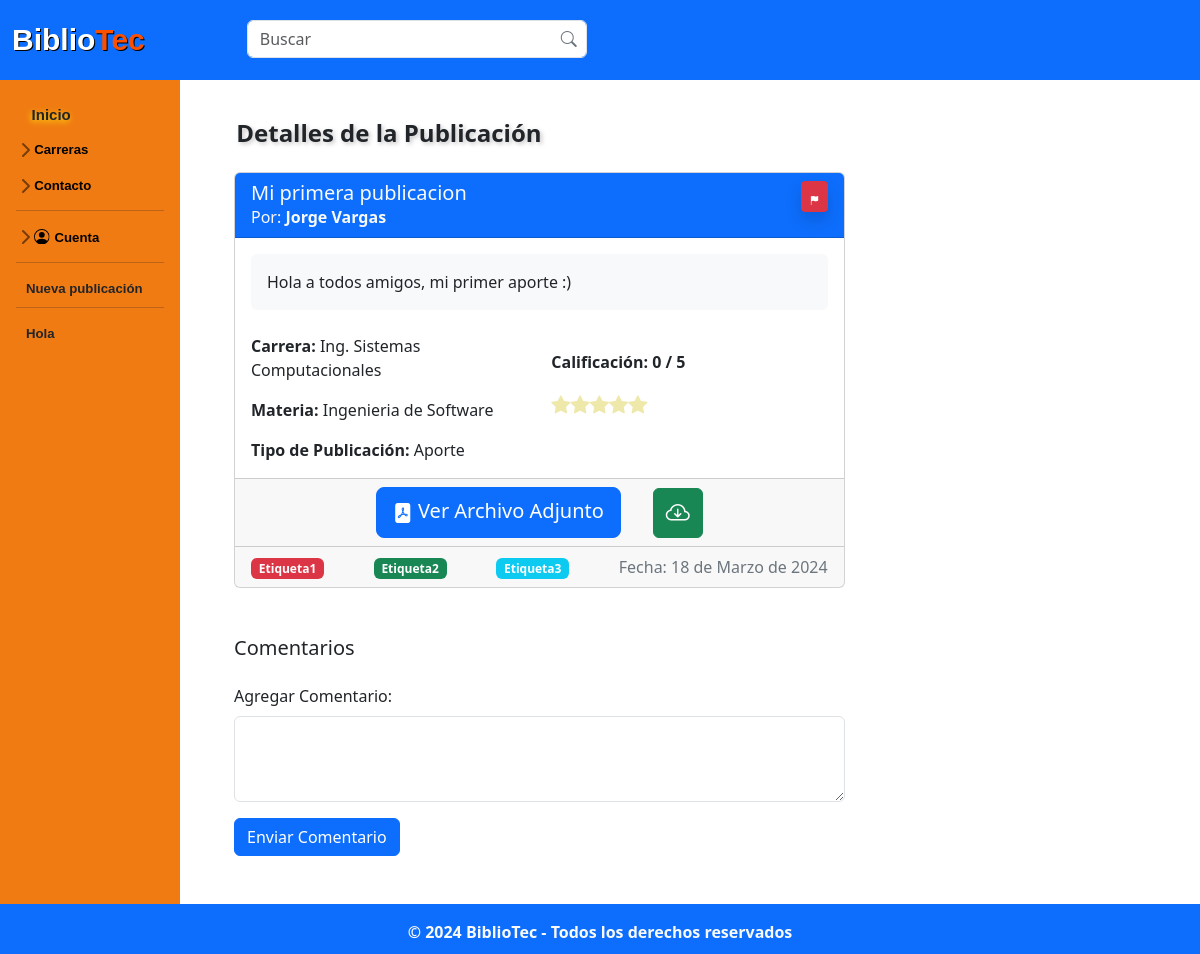
Page /publicacion/publicacion_detalle.php?id=1 (signed in) on the earlier database version.
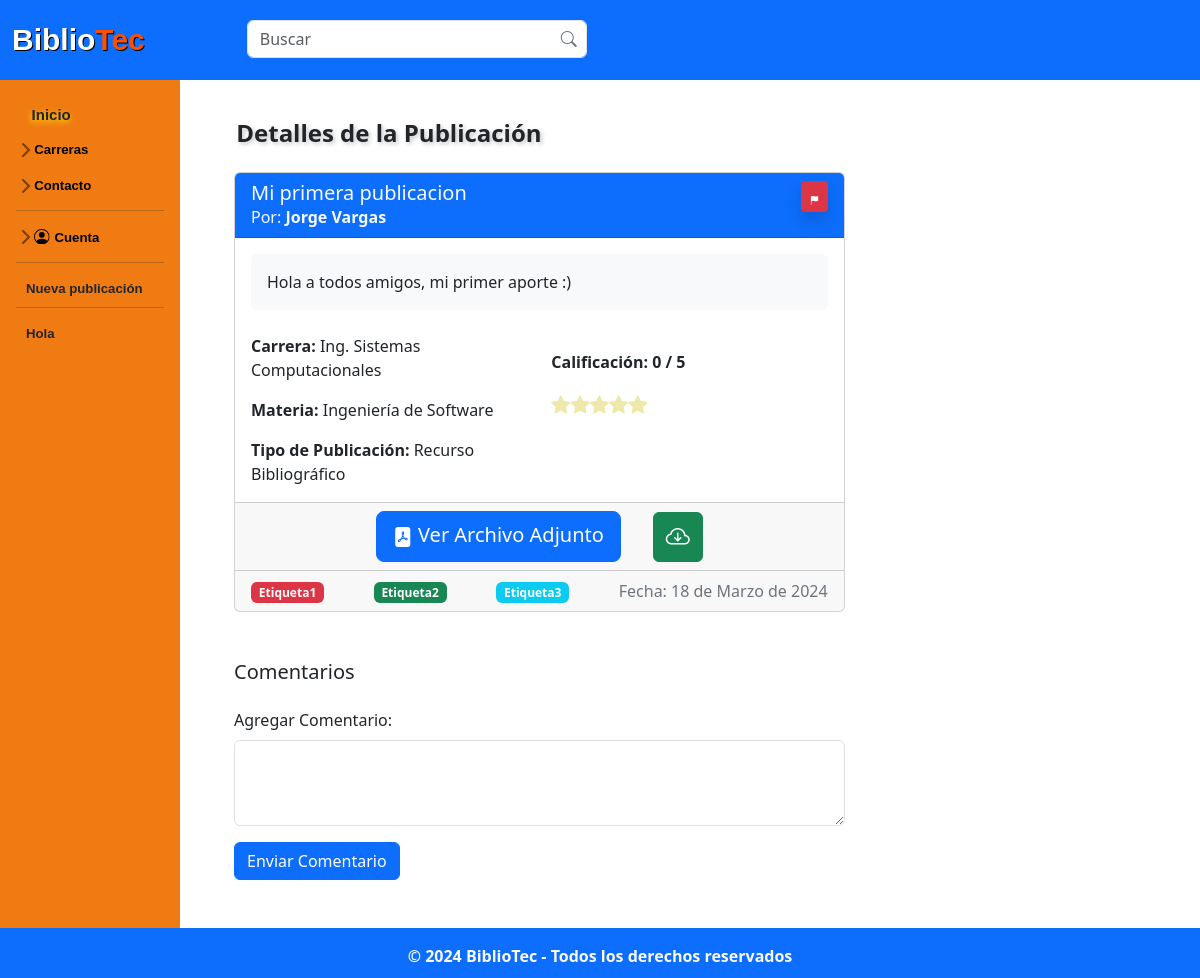
Same page on the later database version.
### tables this page shows
CREATE TABLE IF NOT EXISTS `publicacion` (
  `idPub` int NOT NULL AUTO_INCREMENT,
  `id_Usuario` int NOT NULL,
  `titulo_Pub` varchar(50) NOT NULL,
  `fecha_Pub` date NOT NULL,
  `descrip_Pub` text NOT NULL,
  `calif_Pub` decimal(10,0) NOT NULL,
  `carrera_Pub` varchar(45) NOT NULL,
  `materia_Pub` varchar(60) NOT NULL,
  `tipo_pub` varchar(45) NOT NULL,
  `archivo_Pub` varchar(100) NOT NULL,
  PRIMARY KEY (`idPub`),
  KEY `fk_Publicacion_Usuario1_idx` (`id_Usuario`)
);

CREATE TABLE IF NOT EXISTS `usuario` (
  `idUsuario` int NOT NULL AUTO_INCREMENT,
  `nom_Us` varchar(50) NOT NULL,
  `apell_Us` varchar(50) NOT NULL,
  `carrera_Us` varchar(70) NOT NULL,
  `semestre_Us` varchar(50) NOT NULL,
  `correo_Us` varchar(100) NOT NULL,
  `contra_Us` varchar(60) NOT NULL,
  PRIMARY KEY (`idUsuario`),
  KEY `carrera_Us` (`carrera_Us`)
);

### php/functions.php (called while the page is built, shortened)
<?php
class functions
{
    public static function convertirFecha($fecha) {
        $fecha_timestamp = strtotime($fecha);
        $hoy = strtotime('today');
        $ayer = strtotime('yesterday');
        if ($fecha_timestamp >= $hoy) {
            return 'Hoy';
        }
        elseif ($fecha_timestamp >= $ayer) {
            return 'Ayer';
        }
        else {
            $diferencia = floor((time() - $fecha_timestamp) / (60 * 60 * 24));
            if($diferencia <=7){
                return "Hace $diferencia días";
            }else{
                return self::fechaCompleta($fecha);
            }
        }
    }
    private static function fechaCompleta($fecha)
    {
        $fecha = new DateTime($fecha);
        $fecha = $fecha->format('d-m-Y');
        $dateArr = explode("-", $fecha);
        $dateArr[1] = self::mes($dateArr[1]);
        $fechaN = implode(" de ", $dateArr);
        return $fechaN;
    }
    private static function mes($month)
    {
        switch ($month) {
            case '03':
                return 'Marzo';
                break;
        }
    }
}

### publicacion/publicacion_detalle.php (the view, shortened to what the changed rows need)
<?php
include('../php/functions.php');
$link = include('../php/conexion.php');
if (isset($_GET['id'])) {
    $idPub = $_GET['id'];
    $query = "SELECT p.*, u.nom_Us, u.apell_Us FROM publicacion p
              JOIN usuario u ON p.id_Usuario = u.idUsuario
              WHERE p.idPub = $idPub";
    $result = mysqli_query($link, $query);
    if (mysqli_num_rows($result) == 1) {
        $publicacion = mysqli_fetch_assoc($result);
    } else {
        header("Location: ../home.php");
        exit();
    }
} else {
    header("Location: ../home.php");
    exit();
}
?>
<!DOCTYPE html>
<html lang="es">
<head>
    <link rel="stylesheet" href="../css/normalizar.css">
    <link rel="stylesheet" href="../css/estilos.css">
    <link rel="stylesheet" href="../css/hover-min.css">
    <link rel="stylesheet" href="../css/animate.css">
    <link rel="stylesheet" href="../css/sidebars.css">
    <link rel="stylesheet" href="style.css">
    <link rel="stylesheet" href="https://cdnjs.cloudflare.com/ajax/libs/animate.css/4.1.1/animate.min.css" />
    <link href="https://cdn.jsdelivr.net/npm/bootstrap@5.3.3/dist/css/bootstrap.min.css" rel="stylesheet">
    <link rel="stylesheet" href="https://cdn.jsdelivr.net/npm/bootstrap-icons@1.11.3/font/bootstrap-icons.min.css">
    <link rel="stylesheet" href="https://cdn.jsdelivr.net/npm/@docsearch/css@3">
</head>
<body>
    <div class="container-fluid">
        <div class="row">
            <main role="main" class="col-md-9 ml-sm-auto col-lg-10 px-4" style="font-weight:normal; margin-left: 1.5%">
                <h3 style=" margin-left: 1.5% ; margin-top: 35px;">
                    <div class="container mt-4 mb-5">
                        <div class="row">
                            <div class="col-md-8">
                                <div class="card card-details">
                                    <div class="card-header bg-primary text-light d-flex justify-content-between">
                                        <div>
                                            <h5 class="card-title mb-0"><?php echo $publicacion['titulo_Pub']; ?></h5>
                                            <p class="card-text mb-0">Por:<b> <?php echo $publicacion['nom_Us'] . " " . $publicacion['apell_Us']; ?></b></p>
                                        </div>
                                    </div>
                                    <div class="card-body">
                                        <div class="row mb-4">
                                            <div class="col">
                                                <div class="bg-light p-3 rounded">
                                                    <p class="card-text"><?php echo $publicacion['descrip_Pub']; ?></p>
                                                </div>
                                            </div>
                                        </div>
                                        <div class="row">
                                            <div class="col-md-6">
                                                <p class="card-text"><b>Carrera:</b> <?php echo $publicacion['carrera_Pub']; ?></p>
                                                <p class="card-text"><b>Materia:</b> <?php echo $publicacion['materia_Pub']; ?></p>
                                                <p class="card-text"><b>Tipo de Publicación:</b> <?php echo $publicacion['tipo_pub']; ?></p>
                                            </div>
                                        </div>
                                    </div>
                                    <div class="card-footer d-flex justify-content-between align-items-end">
                                        <?php
                                        $etiquetas = array("Etiqueta1", "Etiqueta2", "Etiqueta3");
                                        $colores = array("bg-danger", "bg-success", "bg-info");
                                        foreach ($etiquetas as $index => $etiqueta) {
                                            echo '<span class="badge ' . $colores[$index % count($colores)] . ' mr-1">' . $etiqueta . '</span>';
                                        }
                                        ?>
                                        <p class="card-text comment-date mb-0 align-self-end">Fecha: <?php echo functions::convertirFecha($publicacion['fecha_Pub']); ?></p>
                                    </div>
                                </div>
                            </div>
                        </div>
                    </div>
            </main>
        </div>
    </div>
</body>
</html>

Differences in the rows shown:
changed publicacion "Mi primera publicacion": materia_Pub "Ingenieria de Software" → "Ingeniería de Software"; tipo_pub "Aporte" → "Recurso Bibliográfico"
